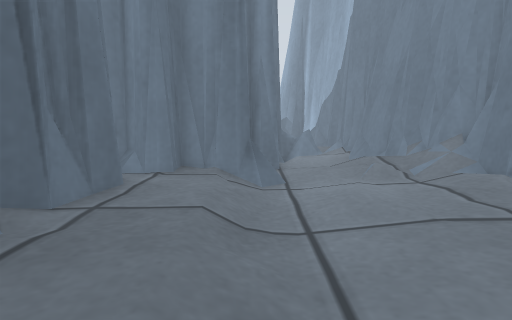
[1] (above)

12 first-person views from a walk through a robot-simulator world made for Gazebo. The camera is 0.5 m above the floor, tilts 8° down and sees 75° across. The lines on the ground mark 1 m squares. The floor is counted in squares, 0.25 m on a side. Each view is taken from the middle of a square. On the plan, view 1 faces up. The plan holds only what a view shows up to about 18 squares ahead; the rest is blank. The place goes on beyond the plan.

[2]
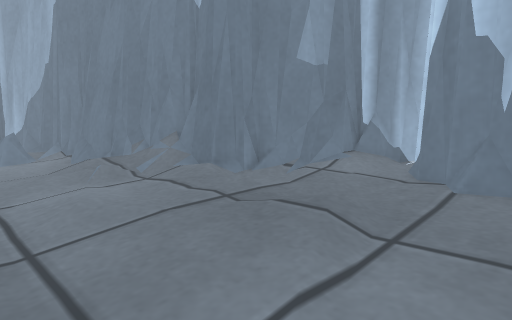

[3]
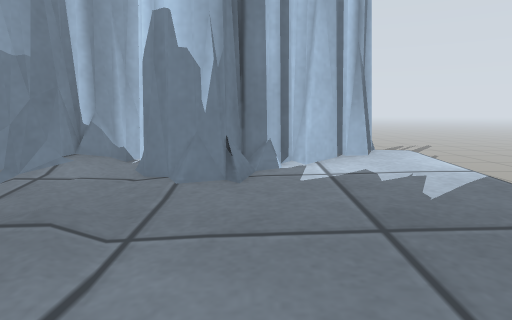

[4]
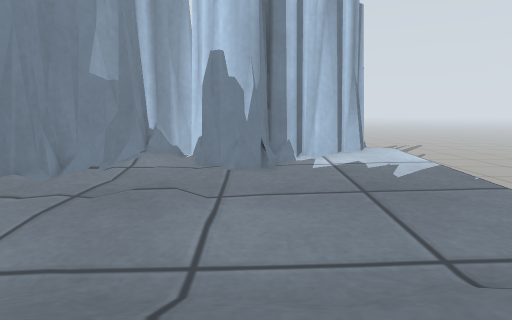

[5]
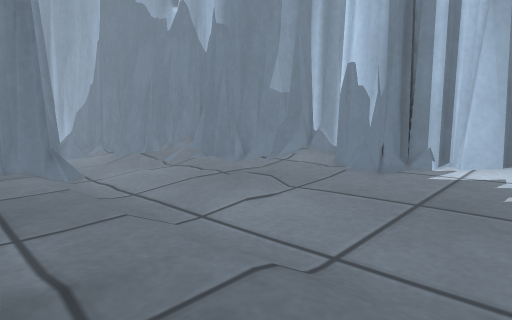

[6]
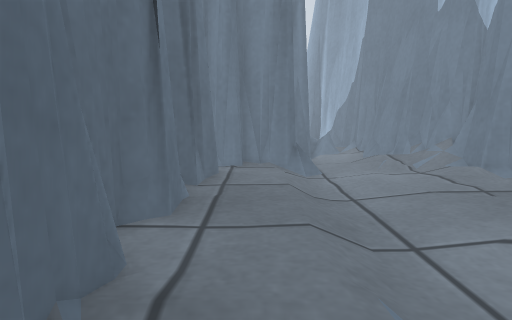

[7]
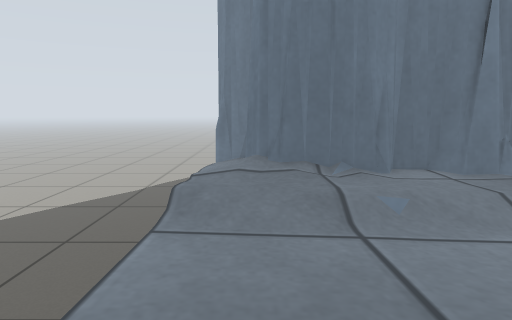

[8]
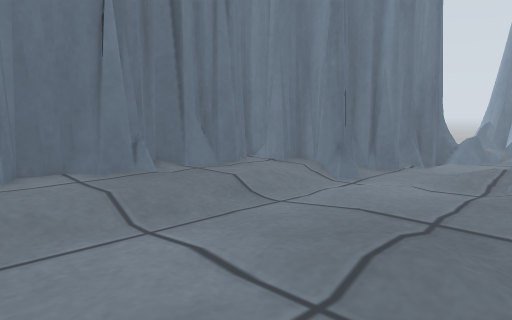

[9]
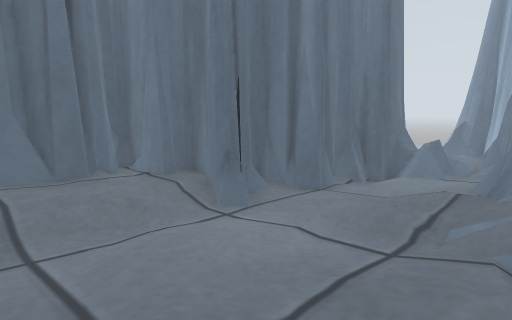

[10]
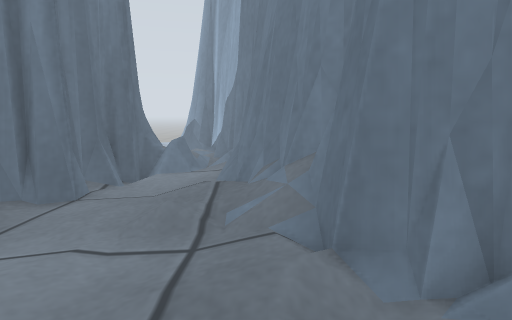

[11]
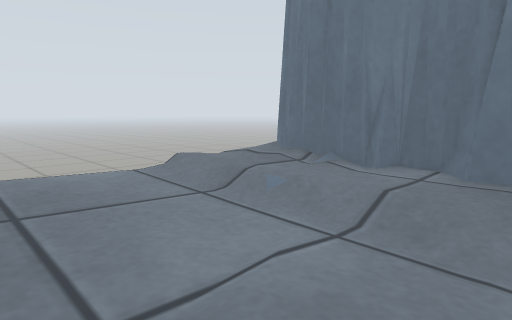

[12]
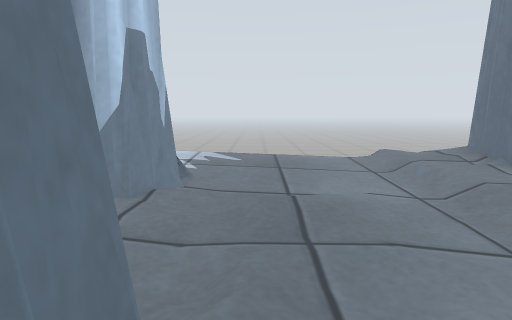

### Floor plan
Key: @ floor where view 1 was taken; # wall or solid block; . main floor; : floor 0.05 m higher than the main floor; - floor 0.05 m lower than the main floor; + floor 0.1 m higher than the main floor; _ floor 0.1 m lower than the main floor; < floor 0.15 m lower than the main floor; = window, fence, low wall or low ledge; v drop or lower ground.
Columns run from 11 left of view 1 to 13 right of it. Each row starts with its distance up from view 1.
 21              = v#v
 20             #=vv#
 19             ##=v#v
 18            v#==_=#
 17            ##<__=#
 16            #=<<<=#
 15            ##<<_-#
 14           v##<_-.=#
 13           #<<__-.+#
 12         v###<__-.:=#
 11       vv#.##___--:=#
 10       #v+.-_<____.#v
  9       v#..._<_-_-.=#v
  8        #=..__----.-##v
  7        #...__----.---#v
  6        #...___------.=#v
  5       ##...__--..-...::#v
  4       ##:::-_--...-...##v
  3       v#:::-_--...-.###
  2       #::::-_-----..#
  1       #::::-_----...##v#v
  0       v#:::@----....#=#
 -1        #:::----.....::#
 -2        #:::.---.....::#
 -3        #++:.--.....::::#
 -4   #   ##+:+.--....:::::#v
 -5  v#-  :++:+.-.....:::::+v
 -6 v#=v  vvvvvvvvvvvvvvvvvvv

Positions as (right, up) in squares from view 1, and headings:
1: (0, 0), facing up
2: (0, 0), facing up-right
3: (0, 0), facing right
4: (-4, 1), facing right
5: (-4, -5), facing up-right
6: (-2, -4), facing up
7: (7, -4), facing left
8: (7, -1), facing up-left
9: (7, 5), facing up-left
10: (6, 5), facing up
11: (6, 5), facing down-left
12: (6, 12), facing down
